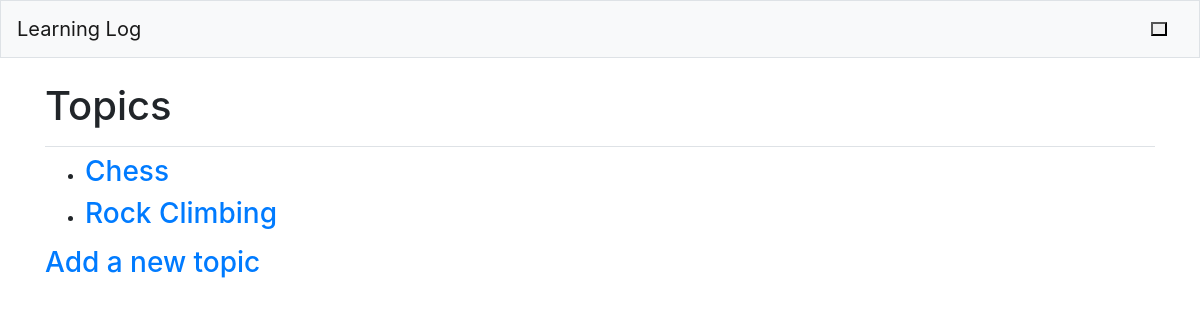
The app's page /topics/ (signed in), older data.
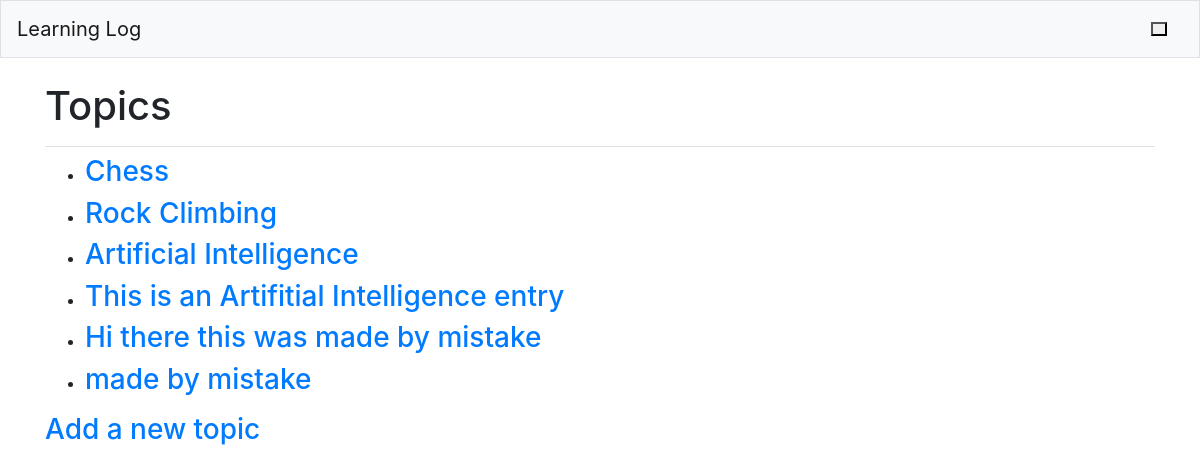
The same page, newer data.
### learning_log/models.py (models this page shows)
class Topic (models.Model):
    text = models.CharField(max_length=200)
    date_added = models.DateTimeField(auto_now_add=True)
    owner = models.ForeignKey(User, on_delete= models.CASCADE)
    def __str__(self):
        return self.text

### learning_log/views.py (the view)
# urls.py: path('topics/',views.topics, name = 'topics'),
@login_required
def topics(request):
    topics = Topic.objects.filter(owner = request.user).order_by('date_added')
    context={'topics': topics}
    return render(request, 'learning_log/topics.html', context)

### learning_log/templates/learning_log/topics.html
{%extends "learning_log/base.html"%}
{%block page_header%}
    <h1>Topics</h1>
{%endblock page_header%}
{%block content%}
<ul>
{% for topic in topics%}
    <li>
        <h3>
            <a href="{% url 'learning_log:topic' topic.id %}" >{{ topic }}</a>
        </h3>
    </li>
{% empty%}
    <li><h3>No topics have been added yet.</h3></li>
{% endfor%}
</ul>
<h3>
    <a href="{% url 'learning_log:new_topic'%}">Add a new topic</a>
</h3>
{% endblock content %}

### learning_log/templates/learning_log/base.html (shortened to what this page needs)
{%load bootstrap4%}
<!doctype html>
<html lang = "en">
    <head>
        {%bootstrap_css%}
    </head>
    <body>
        <nav class="navbar navbar-expand-mb navbar-light bg-light mb-4 border">
            <a class="navbar-brand" href="{% url 'learning_log:index'%}">Learning Log</a>
            <button type="button" class="navbar-brand" data-toggle="collapse" data-target="#navbar-collapse" aria-expanded="false" aria-controls="navbar-collapse" aria-expanded="false" aria-label="Toggle navigation">
                </button>
        </nav>
        <main role = "main" class = "container">
            <div class = "pb-2 mb-2 border-bottom">
                {%block page_header%} {%endblock page_header%}
            </div>
            <div>
                {%block content%} {%endblock content%}
            </div>
        </main>
    </body>
</html>

Row changes from the older to the newer data that the page shows:
added Topic: text "Artificial Intelligence"
added Topic: text "This is an Artifitial Intelligence entry"
added Topic: text "Hi there this was made by mistake"
added Topic: text "made by mistake"
